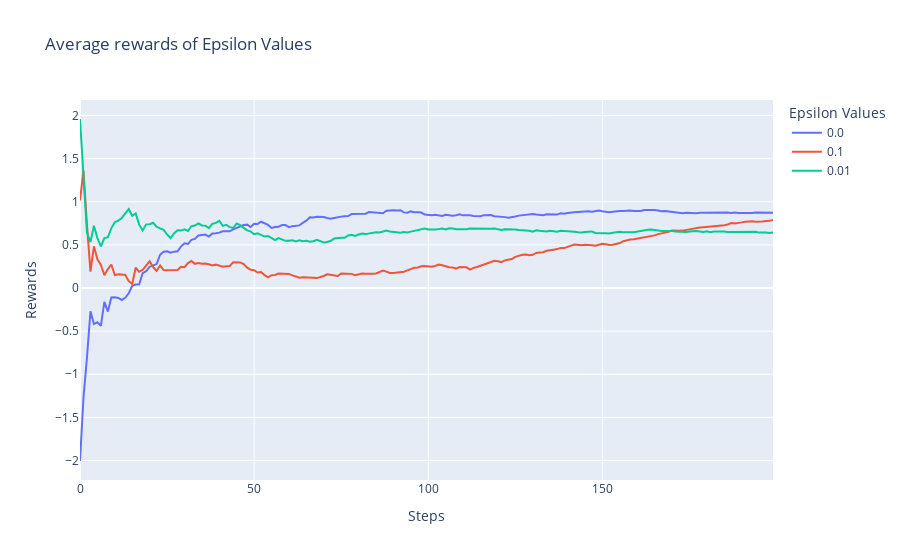

This figure's notebook cell:
### Code cell
def plot_cumulative_rewards(rewards):
    steps = jnp.arange(len(rewards))
    fig = go.Figure()
    
    for i in range(rewards.shape[1]):
        fig.add_trace(go.Scatter(x=steps, y=jnp.cumsum(rewards[:,i], axis=0)/(steps+1), mode='lines', name=f"{str(EPSILONS[i])}"))
    fig.update_xaxes(title_text="Steps")
    fig.update_yaxes(title_text="Rewards")
    fig.update_layout(title_text="Average rewards of Epsilon Values", legend_title_text="Epsilon Values")
    fig.show()

plot_cumulative_rewards(rewards)

### Figure 1 — Plotly figure (JSON) as saved in the notebook; plotly's stock layout.template omitted (floating-point values rounded to 4 significant figures; data arrays with more than 128 entries replaced by an {"elided": "..."} marker saying what was removed)
{"data": [{"mode": "lines", "name": "0.0", "type": "scatter", "x": {"elided": "200 int values"}, "y": {"elided": "200 float values"}}, {"mode": "lines", "name": "0.1", "type": "scatter", "x": {"elided": "200 int values"}, "y": {"elided": "200 float values"}}, {"mode": "lines", "name": "0.01", "type": "scatter", "x": {"elided": "200 int values"}, "y": {"elided": "200 float values"}}], "layout": {"legend": {"title": {"text": "Epsilon Values"}}, "title": {"text": "Average rewards of Epsilon Values"}, "xaxis": {"title": {"text": "Steps"}}, "yaxis": {"title": {"text": "Rewards"}}}}
